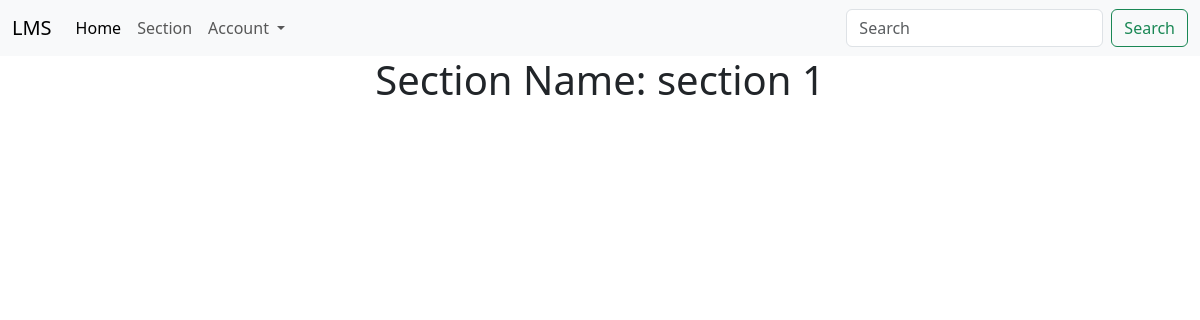
The app's page /sections/1, older data.
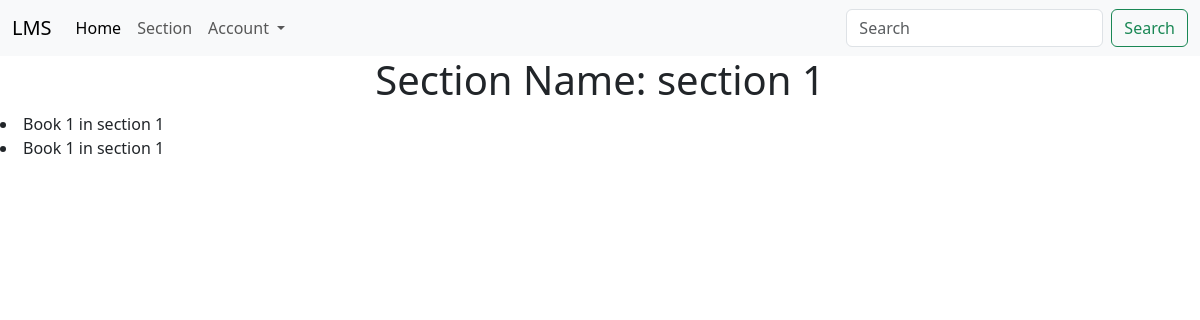
The same page, newer data.
### app/models.py (models this page shows)
class Book(db.Model):
    __tablename__ = "books"
    book_id = db.Column(db.Integer, autoincrement=True, primary_key=True)
    title = db.Column(db.String, nullable=False)
    description = db.Column(db.String, nullable=True)
    content = db.Column(db.String, nullable=False)
    author = db.Column(db.String, nullable=False)
    section_id = db.Column(
        db.Integer, db.ForeignKey("sections.section_id"), nullable=True
    )

### app/bp/sections.py (the view)
@bp.route("/sections/<section_id>", methods=["GET", "POST"])
def retrieve_section(section_id):
    if request.method == "GET":
        section = Section.query.get(section_id)
        return render_template("sections/section_details.html", section=section)

### templates/sections/section_details.html (shortened to what this page needs)
{% extends "base.html" %}
{% block content %}
<h1 class="text-center">Section Name: {{ section.section_name}}</h1>
{% for book in section.books %}
<li>{{book.title}}
</li>
{% endfor%}
{% endblock %}

Row changes from the older to the newer data that the page shows:
added Book: title "Book 1 in section 1"
added Book: title "Book 1 in section 1"
